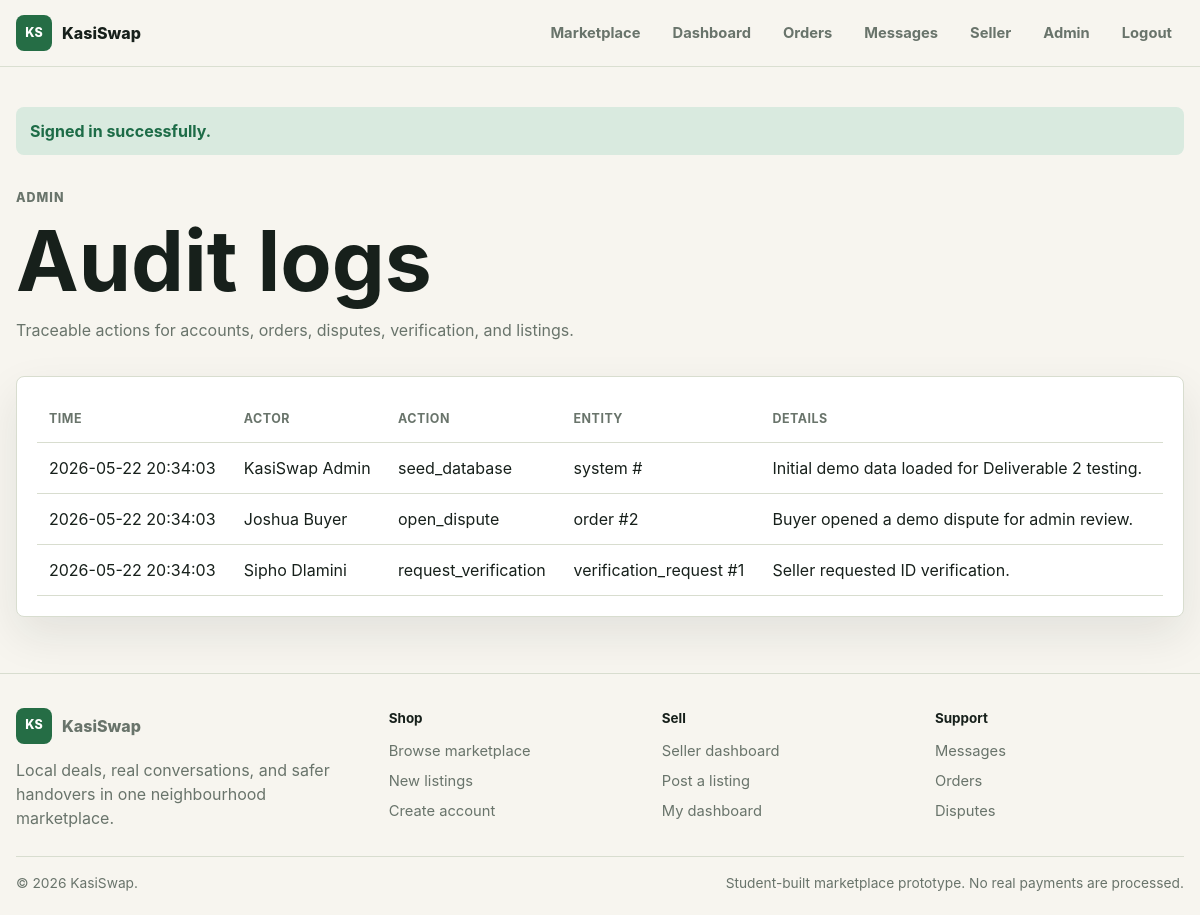
The app's page /admin/audit.php (signed in) with its own data.
### tables this page shows
CREATE TABLE audit_logs (
  id INT AUTO_INCREMENT PRIMARY KEY,
  actor_id INT NULL,
  action VARCHAR(120) NOT NULL,
  entity_type VARCHAR(80) NOT NULL,
  entity_id INT NULL,
  details TEXT NULL,
  created_at TIMESTAMP NOT NULL DEFAULT CURRENT_TIMESTAMP,
  CONSTRAINT fk_audit_actor FOREIGN KEY (actor_id) REFERENCES users(id) ON DELETE SET NULL,
  INDEX idx_audit_entity (entity_type, entity_id),
  INDEX idx_audit_created (created_at)
);

CREATE TABLE users (
  id INT AUTO_INCREMENT PRIMARY KEY,
  full_name VARCHAR(120) NOT NULL,
  username VARCHAR(80) NOT NULL UNIQUE,
  email VARCHAR(160) NOT NULL UNIQUE,
  phone VARCHAR(30) NULL,
  password_hash VARCHAR(255) NOT NULL,
  role ENUM('buyer', 'seller', 'admin') NOT NULL DEFAULT 'buyer',
  verification_level ENUM('none', 'phone', 'id_verified', 'premium') NOT NULL DEFAULT 'none',
  township VARCHAR(100) NULL,
  city VARCHAR(100) NULL,
  status ENUM('active', 'suspended') NOT NULL DEFAULT 'active',
  created_at TIMESTAMP NOT NULL DEFAULT CURRENT_TIMESTAMP
);

### app/database.php (called while the page is built, shortened)
<?php
function db(): PDO
{
    static $pdo = null;
    if ($pdo instanceof PDO) {
        return $pdo;
    }
    $config = app_config();
    $dsn = sprintf(
        'mysql:host=%s;port=%s;dbname=%s;charset=utf8mb4',
        $config['db_host'],
        $config['db_port'],
        $config['db_name']
    );
    $pdo = new PDO($dsn, $config['db_user'], $config['db_pass'], [
        PDO::ATTR_ERRMODE => PDO::ERRMODE_EXCEPTION,
        PDO::ATTR_DEFAULT_FETCH_MODE => PDO::FETCH_ASSOC,
        PDO::ATTR_EMULATE_PREPARES => false,
    ]);
    return $pdo;
}

### app/helpers.php (called while the page is built, shortened)
<?php
function e(?string $value): string
{
    return htmlspecialchars($value ?? '', ENT_QUOTES, 'UTF-8');
}

### public/admin/audit.php (the view, shortened to what this page needs)
<?php
$logs = db()->query(
    'SELECT a.*, u.full_name AS actor_name
     FROM audit_logs a
     LEFT JOIN users u ON u.id = a.actor_id
     ORDER BY a.created_at DESC
     LIMIT 200'
)->fetchAll();
?>
<section class="page-heading">
    <p class="eyebrow">Admin</p>
    <h1>Audit logs</h1>
    <p>Traceable actions for accounts, orders, disputes, verification, and listings.</p>
</section>
<section class="panel">
    <div class="table-wrap">
        <table>
            <thead><tr><th>Time</th><th>Actor</th><th>Action</th><th>Entity</th><th>Details</th></tr></thead>
            <tbody>
                <?php foreach ($logs as $log): ?>
                    <tr>
                        <td><?= e($log['created_at']) ?></td>
                        <td><?= e($log['actor_name'] ?? 'System') ?></td>
                        <td><?= e($log['action']) ?></td>
                        <td><?= e($log['entity_type']) ?> #<?= e((string) $log['entity_id']) ?></td>
                        <td><?= e($log['details']) ?></td>
                    </tr>
                <?php endforeach; ?>
            </tbody>
        </table>
    </div>
</section>

### public/assets/css/styles.css (style rules this page uses)
:root { --bg: #f7f5ef; --surface: #ffffff; --surface-2: #f0efe7; --text: #17201b; --muted: #69746b; --line: #d8ddcf; --primary: #256d45; --primary-dark: #184a31; --primary-soft: #dfead6; --warning: #9b6b17; --warning-soft: #fff2cc; --danger: #a13d3a; --danger-soft: #f8d9d8; --success: #1d6c47; --success-soft: #d9eadf; --shadow: 0 18px 45px rgba(26, 38, 31, 0.09); color-scheme: light; }
* { box-sizing: border-box; }
body { margin: 0; background: var(--bg); color: var(--text); font-family: Inter, ui-sans-serif, system-ui, -apple-system, BlinkMacSystemFont, "Segoe UI", sans-serif; line-height: 1.5; }
table { width: 100%; border-collapse: collapse; }
th, td { border-bottom: 1px solid var(--line); padding: 13px 12px; text-align: left; vertical-align: top; }
th { color: var(--muted); font-size: 0.78rem; letter-spacing: 0.04em; text-transform: uppercase; }
.hero h1, .page-heading h1, .detail-panel h1 { margin: 0; max-width: 780px; font-size: clamp(2.4rem, 7vw, 5.8rem); line-height: 0.98; letter-spacing: 0; }
.hero-lead, .page-heading p, .detail-panel p { color: var(--muted); max-width: 640px; }
.eyebrow { margin: 0 0 12px; color: var(--primary); font-size: 0.78rem; font-weight: 800; letter-spacing: 0.08em; text-transform: uppercase; }
.stats-grid article, .panel, .listing-card, .trust-band, .filter-bar { border: 1px solid var(--line); border-radius: 8px; background: var(--surface); box-shadow: var(--shadow); }
.section, .page-heading { margin: 34px 0; }
.panel { padding: 20px; }
.table-wrap { overflow-x: auto; }

### records on screen
audit_logs: created_at "2026-05-22 20:34:03", actor.full_name "KasiSwap Admin", action "seed_database", entity_type "system", details "Initial demo data loaded for Deliverable 2 testing."
audit_logs: created_at "2026-05-22 20:34:03", actor.full_name "Joshua Buyer", action "open_dispute", entity_type "order", entity "2", details "Buyer opened a demo dispute for admin review."
audit_logs: created_at "2026-05-22 20:34:03", actor.full_name "Sipho Dlamini", action "request_verification", entity_type "verification_request", entity "1", details "Seller requested ID verification."

### other values on screen
$message['message'] "Signed in successfully."
